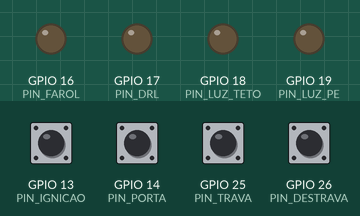
Recording of a program running on a simulated ESP32. On the bench: output pins drawn as LEDs (lit = HIGH). Inputs (shaded band) come from the test bench; at power-on: GPIO 13 (PIN_IGNICAO), GPIO 14 (PIN_PORTA), GPIO 25 (PIN_TRAVA), GPIO 26 (PIN_DESTRAVA) HIGH. Storage starts empty; what the program prints to the serial monitor is not drawn.

Above: at 2.2 s.
2.3 s: GPIO 13 (PIN_IGNICAO) pulled LOW for 0.15 s
At 3.7 s:
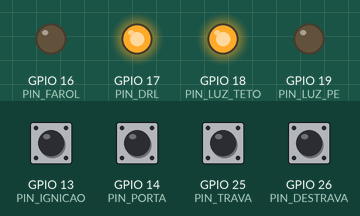
4.0 s: GPIO 14 (PIN_PORTA) pulled LOW for 0.15 s
At 5.3 s:
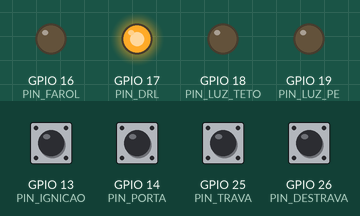
5.7 s: GPIO 25 (PIN_TRAVA) pulled LOW for 0.15 s
At 6.9 s:
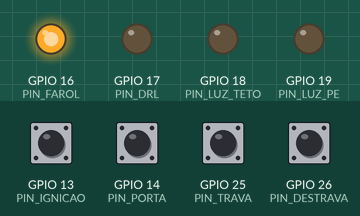
7.3 s: GPIO 26 (PIN_DESTRAVA) pulled LOW for 0.15 s
At 8.5 s:
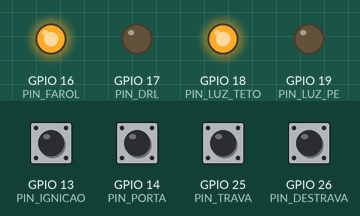
8.9 s: GPIO 13 (PIN_IGNICAO) pulled LOW for 1 s
At 9.7 s:
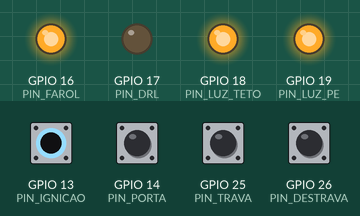
11.5 s: GPIO 14 (PIN_PORTA) pulled LOW for 1 s
At 12.9 s:
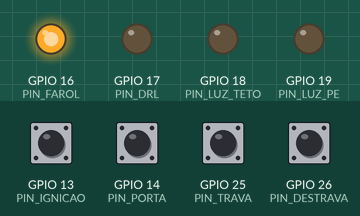
Timing chart, 0 to 14.5 s (numbered marks = the images above; inputs shaded):
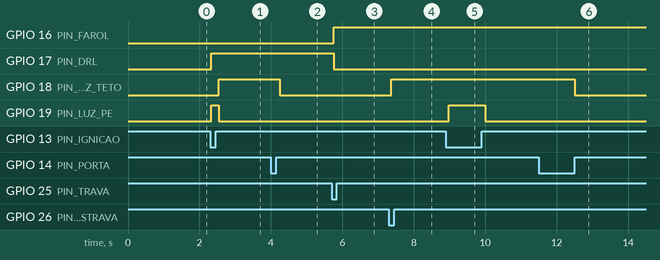

The program:

main.cpp
```cpp
#include <Arduino.h>
#include <WiFi.h>
#include <AsyncTCP.h>
#include <ESPAsyncWebServer.h>
#include <LittleFS.h>
#include <ArduinoJson.h>

// ============= PINOS =============
#define PIN_IGNICAO 13
#define PIN_PORTA 14
#define PIN_TRAVA 25
#define PIN_DESTRAVA 26

#define PIN_FAROL 16
#define PIN_DRL 17
#define PIN_LUZ_TETO 18      // luz-interna
#define PIN_LUZ_PE 19        // luz-assoalho

// ============= TIMERS =============
#define TIMER_1MIN 60000     // 1 minuto em ms
#define DEBOUNCE 50

// ============= CONFIGURAÇÃO =============
#define AP_SSID "BCM_ESP32"
#define AP_PASSWORD "12345678"
#define AUTH_USER "admin"
#define AUTH_PASS "admin123"

// ============= SERVIDOR =============
AsyncWebServer server(80);
JsonDocument configDoc;

// ============= ESTRUTURA DE AÇÃO =============
struct Action {
  const char* rule;          // nome da regra
  bool state;               // ON/OFF desejado
  unsigned long timestamp;  // quando foi acionada
};

// ============= VARIÁVEIS GLOBAIS =============

// Inputs (sensores)
struct {
  bool ignicao = false;
  bool ignicao_prev = false;
  bool porta = false;
  bool porta_prev = false;
  bool trava = false;
  bool trava_prev = false;
  bool destrava = false;
  bool destrava_prev = false;
  unsigned long lastDebounce = 0;
} inputs;

// Outputs (ações em progresso)
struct {
  Action farol[5];         // até 5 ações simultâneas por saída
  Action drl[5];
  Action luz_teto[5];
  Action luz_pe[5];
  uint8_t count_farol = 0;
  uint8_t count_drl = 0;
  uint8_t count_luz_teto = 0;
  uint8_t count_luz_pe = 0;
} actions;

// Timers
unsigned long tracer_timer = 0;
unsigned long destrava_timer = 0;
bool traver_ativo = false;
bool destrava_ativo = false;

// Logs
String logBuffer[50];
uint8_t logIndex = 0;

void pushLog(String msg) {
  logBuffer[logIndex] = msg;
  logIndex = (logIndex + 1) % 50;
  Serial.println(msg);
}

// ============= FUNÇÕES DE AÇÃO =============

void addAction(Action* list, uint8_t& count, const char* rule, bool state, const char* output = "") {
  // Se trava está ativo, ignora ações de ignição em DRL e luz_teto
  if (traver_ativo && strcmp(rule, "ignicao") == 0) {
    if (strcmp(output, "drl") == 0 || strcmp(output, "luz_teto") == 0) {
      pushLog(String("⚠️ BLOQUEADO: Ignição não pode controlar ") + output + " durante trava");
      return;
    }
  }

  if (count < 5) {
    list[count].rule = rule;
    list[count].state = state;
    list[count].timestamp = millis();
    count++;
    pushLog(String("➕ ") + rule + ": " + output + " = " + (state ? "ON" : "OFF"));
  }
}

void clearAction(Action* list, uint8_t& count, const char* rule) {
  for (int i = 0; i < count; i++) {
    if (strcmp(list[i].rule, rule) == 0) {
      // Remove pela troca com o último
      list[i] = list[count - 1];
      count--;
      i--;
    }
  }
  pushLog(String("➖ Remove: ") + rule);
}

// Retorna o estado final (última ação vence)
bool getOutputState(Action* list, uint8_t count) {
  if (count == 0) return false;
  return list[count - 1].state;  // A última ação é a mais recente
}

void updateOutputs() {
  bool farol_state = getOutputState(actions.farol, actions.count_farol);
  bool drl_state = getOutputState(actions.drl, actions.count_drl);
  bool teto_state = getOutputState(actions.luz_teto, actions.count_luz_teto);
  bool pe_state = getOutputState(actions.luz_pe, actions.count_luz_pe);

  digitalWrite(PIN_FAROL, farol_state ? HIGH : LOW);
  digitalWrite(PIN_DRL, drl_state ? HIGH : LOW);
  digitalWrite(PIN_LUZ_TETO, teto_state ? HIGH : LOW);
  digitalWrite(PIN_LUZ_PE, pe_state ? HIGH : LOW);

  pushLog(String("💡 Estados: F=") + farol_state + " DRL=" + drl_state +
          " Teto=" + teto_state + " Pé=" + pe_state);
}

// ============= REGRAS DE COMPORTAMENTO =============

void onIgnicaoLigou() {
  pushLog("🔥 IGNIÇÃO LIGOU");
  addAction(actions.drl, actions.count_drl, "ignicao", true, "drl");
  addAction(actions.luz_pe, actions.count_luz_pe, "ignicao", true, "luz_pe");
}

void onIgnicaoDesligou() {
  pushLog("❄️ IGNIÇÃO DESLIGOU");
  clearAction(actions.drl, actions.count_drl, "ignicao");
  clearAction(actions.luz_pe, actions.count_luz_pe, "ignicao");
  addAction(actions.luz_teto, actions.count_luz_teto, "ignicao", true, "luz_teto");
  addAction(actions.drl, actions.count_drl, "ignicao", true, "drl");
}

void onPortaAbriu() {
  pushLog("🚪 PORTA ABRIU");
  // Se luz teto está OFF, liga
  bool teto_current = getOutputState(actions.luz_teto, actions.count_luz_teto);
  if (!teto_current) {
    addAction(actions.luz_teto, actions.count_luz_teto, "porta", true, "luz_teto");
  }
}

void onPortaFechou() {
  pushLog("🚪 PORTA FECHOU");
  // Desliga luz de teto (mantém luz pé ligada pela ignição)
  addAction(actions.luz_teto, actions.count_luz_teto, "porta", false, "luz_teto");
}

void onTravaLigou() {
  pushLog("🔒 TRAVA LIGOU - Timer 60s iniciado");
  traver_ativo = true;
  tracer_timer = millis();

  // Desliga luz teto e DRL
  addAction(actions.luz_teto, actions.count_luz_teto, "trava", false, "luz_teto");
  addAction(actions.drl, actions.count_drl, "trava", false, "drl");

  // Mantém farol por 30s, depois desliga tudo
  addAction(actions.farol, actions.count_farol, "trava", true, "farol");
}

void onDestraVaLigou() {
  pushLog("🔓 DESTRAVA LIGOU - Timer 60s iniciado");
  destrava_ativo = true;
  destrava_timer = millis();

  // Liga farol e luz teto
  addAction(actions.farol, actions.count_farol, "destrava", true, "farol");
  addAction(actions.luz_teto, actions.count_luz_teto, "destrava", true, "luz_teto");
}

// ============= TIMERS =============

void checkTravaTimer() {
  if (!traver_ativo) return;

  if (millis() - tracer_timer > TIMER_1MIN) {
    pushLog("⏱️ Timer Trava expirou - desligando tudo");
    clearAction(actions.farol, actions.count_farol, "trava");
    clearAction(actions.luz_teto, actions.count_luz_teto, "trava");
    clearAction(actions.drl, actions.count_drl, "trava");
    traver_ativo = false;
  }
}

void checkDestravaTimer() {
  if (!destrava_ativo) return;

  if (millis() - destrava_timer > TIMER_1MIN) {
    pushLog("⏱️ Timer Destrava expirado - removendo ações");
    clearAction(actions.farol, actions.count_farol, "destrava");
    clearAction(actions.luz_teto, actions.count_luz_teto, "destrava");
    destrava_ativo = false;
  }
}

// ============= LEITURA DE INPUTS =============

void readInputs() {
  unsigned long now = millis();
  if (now - inputs.lastDebounce < DEBOUNCE) return;
  inputs.lastDebounce = now;

  // Ler pins (LOW = ativado por pull-up)
  bool ig = (digitalRead(PIN_IGNICAO) == LOW);
  bool pt = (digitalRead(PIN_PORTA) == LOW);
  bool tr = (digitalRead(PIN_TRAVA) == LOW);
  bool ds = (digitalRead(PIN_DESTRAVA) == LOW);

  // Detectar mudanças
  if (ig && !inputs.ignicao) onIgnicaoLigou();
  if (!ig && inputs.ignicao) onIgnicaoDesligou();

  if (pt && !inputs.porta) onPortaAbriu();
  if (!pt && inputs.porta) onPortaFechou();

  if (tr && !inputs.trava) onTravaLigou();
  if (ds && !inputs.destrava) onDestraVaLigou();

  // Atualizar estado anterior
  inputs.ignicao = ig;
  inputs.porta = pt;
  inputs.trava = tr;
  inputs.destrava = ds;
}

// ============= SETUP =============

void setup() {
  Serial.begin(115200);
  delay(1000);

  // Pinos de entrada (pull-up ativo)
  pinMode(PIN_IGNICAO, INPUT_PULLUP);
  pinMode(PIN_PORTA, INPUT_PULLUP);
  pinMode(PIN_TRAVA, INPUT_PULLUP);
  pinMode(PIN_DESTRAVA, INPUT_PULLUP);

  // Pinos de saída
  pinMode(PIN_FAROL, OUTPUT);
  pinMode(PIN_DRL, OUTPUT);
  pinMode(PIN_LUZ_TETO, OUTPUT);
  pinMode(PIN_LUZ_PE, OUTPUT);

  // Iniciar tudo desligado
  digitalWrite(PIN_FAROL, LOW);
  digitalWrite(PIN_DRL, LOW);
  digitalWrite(PIN_LUZ_TETO, LOW);
  digitalWrite(PIN_LUZ_PE, LOW);

  // LittleFS
  LittleFS.begin();

  // WiFi AP
  WiFi.mode(WIFI_AP);
  WiFi.softAP(AP_SSID, AP_PASSWORD);

  pushLog("✅ BCM Iniciado");

  // API REST
  server.on("/api/status", HTTP_GET, [](AsyncWebServerRequest* req) {
    req->authenticate(AUTH_USER, AUTH_PASS);
    JsonDocument doc;
    doc["ignicao"] = inputs.ignicao;
    doc["porta"] = inputs.porta;
    doc["trava"] = inputs.trava;
    doc["destrava"] = inputs.destrava;
    doc["farol"] = getOutputState(actions.farol, actions.count_farol);
    doc["drl"] = getOutputState(actions.drl, actions.count_drl);
    doc["luz_teto"] = getOutputState(actions.luz_teto, actions.count_luz_teto);
    doc["luz_pe"] = getOutputState(actions.luz_pe, actions.count_luz_pe);
    String response;
    serializeJson(doc, response);
    req->send(200, "application/json", response);
  });

  server.on("/api/logs", HTTP_GET, [](AsyncWebServerRequest* req) {
    req->authenticate(AUTH_USER, AUTH_PASS);
    JsonDocument doc;

    // Última ação (último log)
    String lastLog = "";
    for (int i = 49; i >= 0; i--) {
      if (logBuffer[i].length() > 0) {
        lastLog = logBuffer[i];
        break;
      }
    }
    doc["ultimaacao"] = lastLog;

    // Timers ativos
    unsigned long now = millis();
    JsonObject timers = doc.createNestedObject("timers");

    if (traver_ativo) {
      unsigned long elapsed = now - tracer_timer;
      unsigned long remaining = (elapsed > TIMER_1MIN) ? 0 : TIMER_1MIN - elapsed;
      timers["trava_ms"] = remaining / 1000;
    }

    if (destrava_ativo) {
      unsigned long elapsed = now - destrava_timer;
      unsigned long remaining = (elapsed > TIMER_1MIN) ? 0 : TIMER_1MIN - elapsed;
      timers["destrava_ms"] = remaining / 1000;
    }

    String response;
    serializeJson(doc, response);
    req->send(200, "application/json", response);
  });

  server.serveStatic("/", LittleFS, "/").setDefaultFile("index.html");
  server.begin();
}

// ============= LOOP =============

void loop() {
  readInputs();
  checkTravaTimer();
  checkDestravaTimer();
  updateOutputs();
  delay(100);
}
```

Measured:
- after the input at 2.3 s, GPIO 17 (PIN_DRL): LOW → HIGH at once; GPIO 18 (PIN_LUZ_TETO): LOW → HIGH after 0.23 s; GPIO 19 (PIN_LUZ_PE): LOW → HIGH at once, → LOW 0.21 s later
- after the input at 4.0 s, GPIO 18 (PIN_LUZ_TETO): HIGH → LOW after 0.24 s
- after the input at 5.7 s, GPIO 16 (PIN_FAROL): LOW → HIGH after 0.05 s; GPIO 17 (PIN_DRL): HIGH → LOW after 0.05 s
- after the input at 7.3 s, GPIO 18 (PIN_LUZ_TETO): LOW → HIGH after 0.06 s
- after the input at 8.9 s, GPIO 19 (PIN_LUZ_PE): LOW → HIGH after 0.08 s, → LOW 1.0 s later
- after the input at 11.5 s, GPIO 18 (PIN_LUZ_TETO): HIGH → LOW after 1.0 s
